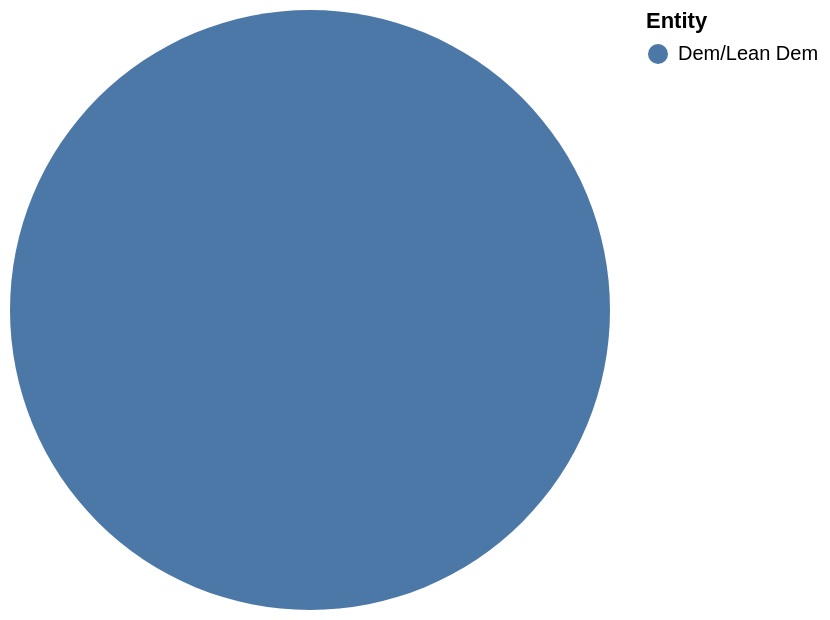

The Vega-Lite source for this figure:
### Vega-Lite specification from a JSON file in a GitHub repository (floating-point values rounded to 4 significant figures)
{"$schema": "https://vega.github.io/schema/vega-lite/v5.json", "description": "Pie chart auto-generated from CSV", "data": {"values": [{"Entity": "Dem/Lean Dem", "Values": "4550.0"}, {"Entity": "Mod/Lib", "Values": "nan"}, {"Entity": "Rep/Lean Rep", "Values": "nan"}]}, "mark": "arc", "encoding": {"theta": {"field": "Values", "type": "quantitative"}, "color": {"field": "Entity", "type": "nominal"}}}
